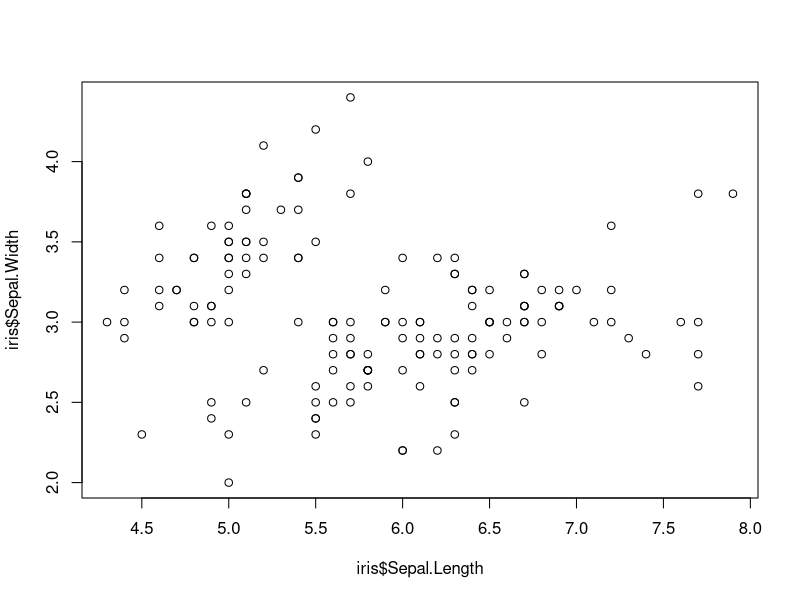
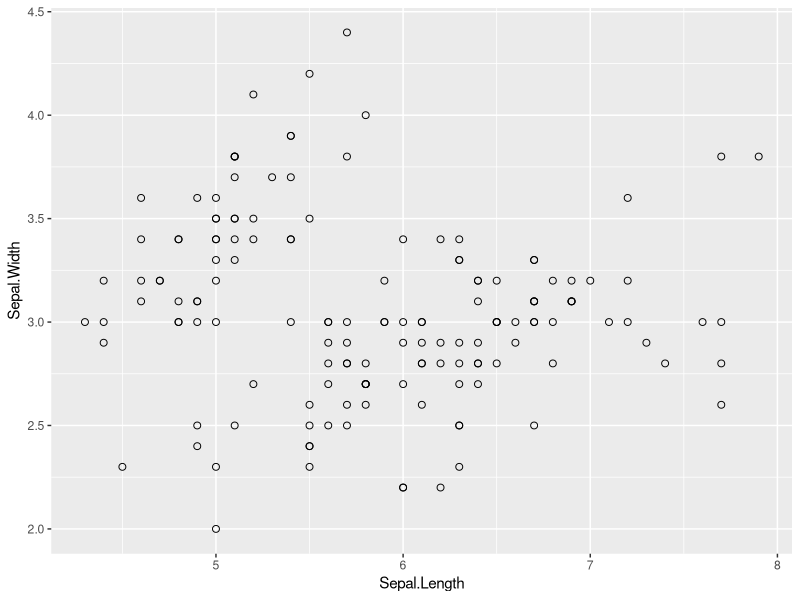
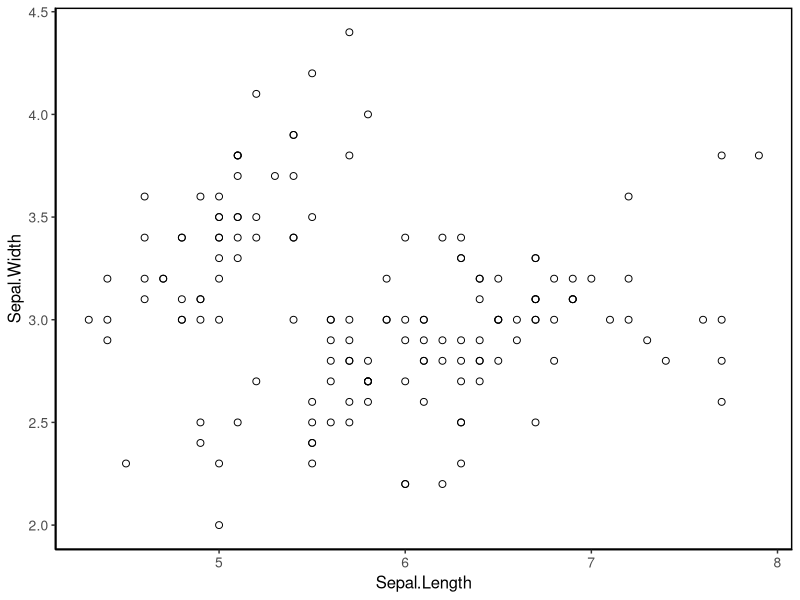
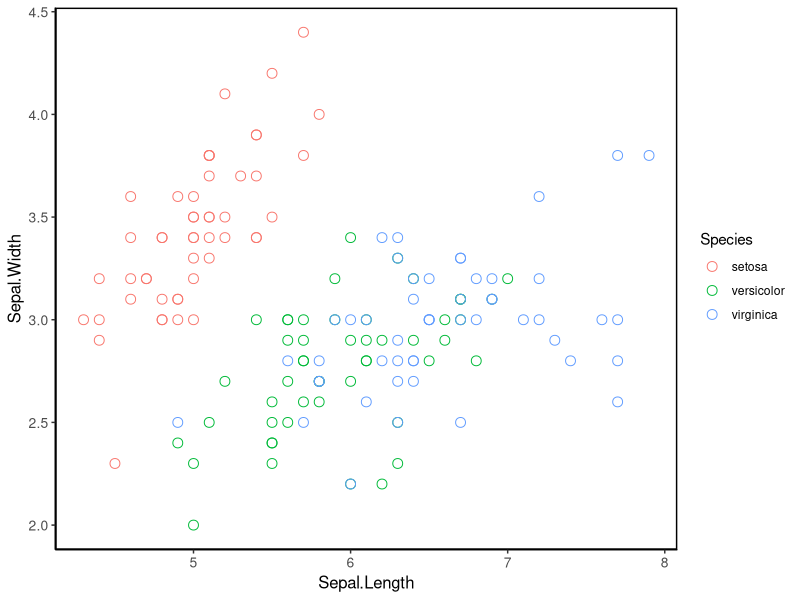

The R source for these figures, in order:
#use built in iris dataset
#take a look at it 
head(iris)
#load in some tidyverse packages
library(dplyr)
library(ggplot2)

#####################################
##### Part 1: for loops         #####
#####################################

#Using only data for iris versicolor
#write a for loop
#that produces a regression table
#for each of the following relationships
#1. iris  sepal length x width
#2. iris  petal length x width
#3. iris sepal length x petal length
versic <- iris[iris$Species == "versicolor",]
regs <- vector("list", 3)
x <- c("Sepal.Length","Petal.Length","Sepal.Length")
y <- c("Sepal.Width","Petal.Width","Petal.Length")
for (i in 1:3){
  fit <- lm(versic[,x[i]] ~ versic[,y[i]])
  regs[[i]] <- fit
  print(summary(fit))
}

#####################################
##### Part 2: data in dplyr     #####
#####################################

#use dplyr to join data of maximum height
#to a new iris data frame
height <- data.frame(Species = c("virginica","setosa","versicolor"),
					Height.cm = c(60,100,11.8))
iris2 <- iris %>% 
            mutate(max.height = ifelse(Species == "virginica", 
                                    height[height[1] == "virginica"][2], 
                                    ifelse(Species == "setosa",
                                    height[height[1] == "setosa"][2],
                                    height[height[1] == "versicolor"][2])))
head(iris2)

#####################################
##### Part 3: plots in ggplot2  #####
#####################################
#look at base R scatter plot
plot(iris$Sepal.Length,iris$Sepal.Width)

#3a. now make the same plot in ggplot
p1 <- ggplot(iris, aes(Sepal.Length, Sepal.Width)) + geom_point(size = 2, shape = 1)
p1

#3b. make a scatter plot with ggplot and get rid of  busy grid lines
p2 <- ggplot(iris, aes(Sepal.Length, Sepal.Width)) + geom_point(size = 2, shape = 1) + 
  theme(axis.text.y = element_text(size=10),
        axis.text.x = element_text(size=10),
        axis.title.y = element_text(size=12),
        axis.title.x = element_text(size=12),
        panel.background = element_blank(),
        panel.grid.major = element_blank(), 
        panel.grid.minor = element_blank(),
        axis.line = element_line(colour = "black"),
        panel.border = element_rect(colour = "black", fill=NA, size=1)
  )
p2

#3c.make a scatter plot with ggplot and get rid of grid lines,
#show species by color, and increase the point size
iris$Species <- as.factor(iris$Species)
p3 <- ggplot(iris, aes(Sepal.Length, Sepal.Width)) + geom_point(shape = 1, size = 3, aes(color = Species)) + 
  theme(axis.text.y = element_text(size=10),
        axis.text.x = element_text(size=10),
        axis.title.y = element_text(size=12),
        axis.title.x = element_text(size=12),
        panel.background = element_blank(),
        panel.grid.major = element_blank(), 
        panel.grid.minor = element_blank(),
        axis.line = element_line(colour = "black"),
        panel.border = element_rect(colour = "black", fill=NA, size=1)
  )
p3

#####################################
##### Question: how did         #####
##### arguments differ between  #####
##### plot and ggplot?          #####
#####################################		